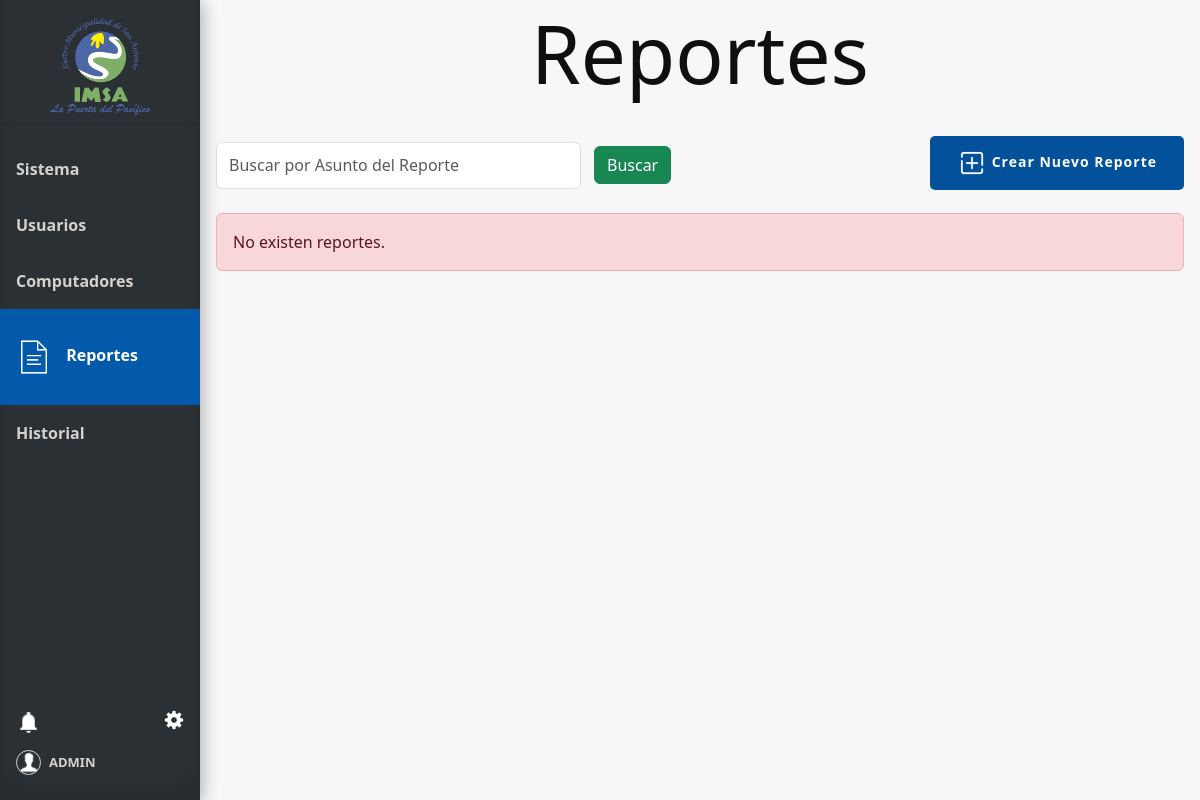
/reportes (signed in), run on an earlier commit of the app's database.
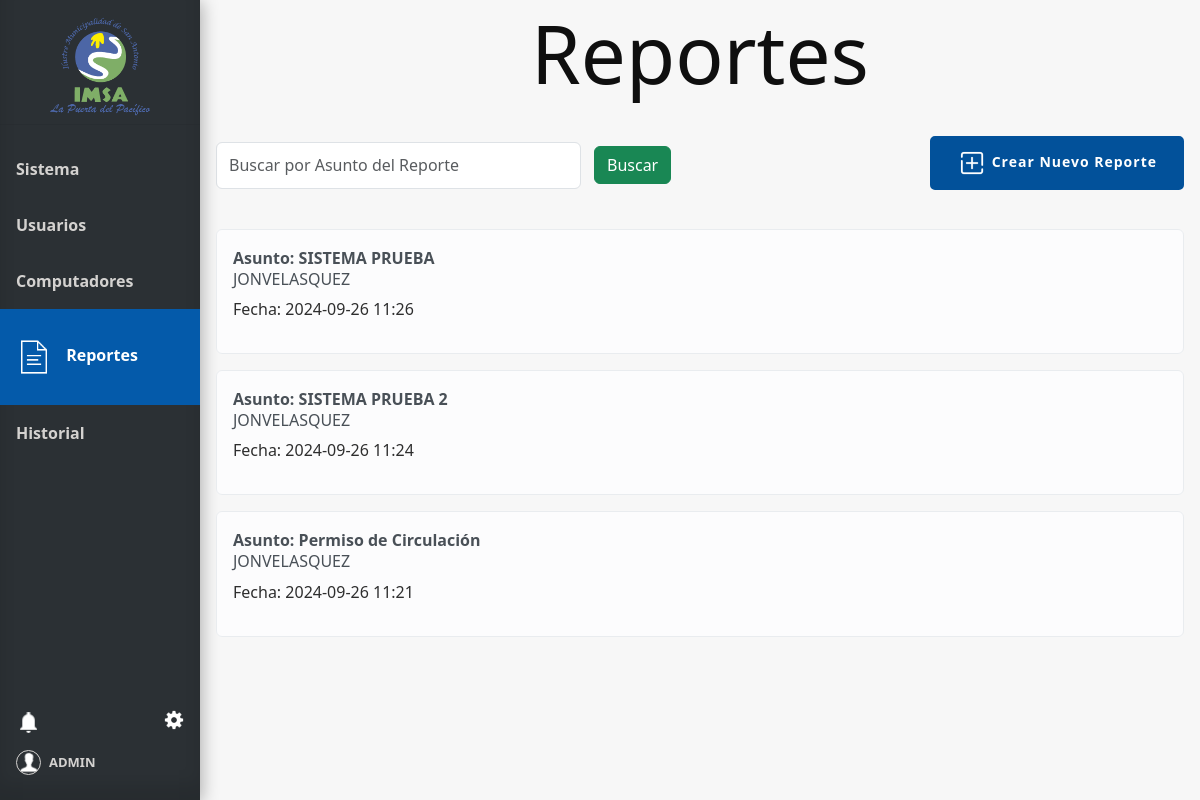
And on a later commit of the database.
### tables this page shows
CREATE TABLE Reportes (
    id_reporte INTEGER PRIMARY KEY AUTOINCREMENT,
    usuario_id INTEGER,
    asunto VARCHAR(100) NOT NULL,
    descripcion VARCHAR(300) NOT NULL,
    fecha TIMESTAMP DEFAULT CURRENT_TIMESTAMP,
    fecha_solucion TIMESTAMP,
    archivo VARCHAR,
    FOREIGN KEY (usuario_id) REFERENCES Usuario(Id_usuario)
);

CREATE TABLE Usuario (
    Id_usuario INTEGER PRIMARY KEY AUTOINCREMENT,
    Nombre_user VARCHAR(100),
    Email VARCHAR(100),
    Psw VARCHAR(100),
    id_tipo_usuario,
    FOREIGN KEY (id_tipo_usuario) REFERENCES Tipo_usuario(id_tipo_usuario)
);

### app.py (the view)
@app.route('/reportes', methods=['GET', 'POST'])
@login_required
def reportes():
    conn = get_db_connection()
    search = request.args.get('search')
    if search:
        query = '''SELECT Reportes.id_reporte, Reportes.asunto, Reportes.fecha, Reportes.fecha_solucion, Reportes.descripcion, Usuario.Nombre_user
                           FROM Reportes
                           INNER JOIN Usuario ON Usuario.id_usuario = Reportes.usuario_id WHERE asunto LIKE ? OR usuario_id LIKE ? ORDER BY fecha DESC'''
        reportes = conn.execute(query, ('%' + search + '%', '%' + search + '%')).fetchall()
    else:
        reportes = conn.execute('''
                           SELECT Reportes.id_reporte, Reportes.asunto, Reportes.fecha, Reportes.fecha_solucion, Reportes.descripcion, Usuario.Nombre_user
                           FROM Reportes
                           INNER JOIN Usuario ON Usuario.id_usuario = Reportes.usuario_id
                           ORDER BY fecha DESC
                           ''').fetchall()
    conn.close()
    user=current_user
    num_notificaciones_totales = get_total_notifications(user.id)
    info_notificaciones = get_info_notifications(user.id)
    return render_template('reportes.html', reportes=reportes,  user=user, num_notificaciones_totales=num_notificaciones_totales, info_notificaciones=info_notificaciones)

### app.py (called while the page is built)
@login_manager.user_loader
def load_user(user_id):
    return Usuario.get_by_id(user_id)

def get_db_connection():
    conn = sqlite3.connect('database.db')
    conn.row_factory = sqlite3.Row
    return conn

def get_total_notifications(user_id):
    conn = get_db_connection()
    total_notifications = conn.execute(
        'SELECT COUNT(*) FROM Notificaciones WHERE id_usuario = ?  AND leido = false',
        (user_id,)
    ).fetchone()[0]
    conn.close()
    return total_notifications

def get_info_notifications(user_id):
    conn = get_db_connection()
    info_notifiaciones= conn.execute(
        'SELECT * FROM Notificaciones WHERE id_usuario = ? ORDER BY id_notificacion DESC LIMIT 6',
        (user_id,)
    ).fetchall()
    conn.close()
    return info_notifiaciones

### model.py (called while the page is built)
def get_db_connection():
    conn = sqlite3.connect('database.db')
    conn.row_factory = sqlite3.Row
    return conn

### templates/reportes.html (shortened to what this page needs)
{% extends 'base.html' %}
{% block head %}
<link rel="stylesheet" href="{{ url_for('static', filename='css/style_reportes.css') }}">
{% endblock %}
{% block content %}
<h1 class="block-effect" style="--td:0.3s">
    <div class="block-reveal" style="--bc: #2b3034; --d: 0.5s">Reportes</div>
</h1>
<div class="head">
    <div class="filtros">
        <form method="get" action="{{ url_for('reportes') }}" id="filtro-form">
            <div class="filtro">
                <input class="form-control me-2" type="search" name="search"
                    placeholder="Buscar por Asunto del Reporte" aria-label="Search"
                    value="{{ request.args.get('search', '') }}">
                <button class="btn btn-success" type="submit">Buscar</button>
            </div>
        </form>
    </div>
    <div class="Botones_Reportes">
        <div class="reporte_2">
            <a href="{{ url_for('reporte_2') }}" class="button_slide slide_right">
                <img id="agregar" src="{{ url_for('static', filename='img/icon-agregar.png') }}" alt="icon-agregar"
                    width="30px">
                <b>Crear Nuevo Reporte</b>
            </a>
        </div>
    </div>
</div>
{% if reportes %}
<div class="mt-3">
    {% for reporte in reportes %}
    <div class="alert alert-light d-flex justify-content-between align-items-center" role="alert">
        <div class="listReport">
            <strong> <a href="{{ url_for('ver_reporte', id_reporte=reporte['id_reporte']) }}"  id="verReporte">Asunto: {{ reporte['asunto'] }}</a></strong>
            <h6>{{ reporte['Nombre_user'] }}</h6>
            <p>Fecha: {{ reporte['fecha'] }} </p>
        </div>
    </div>
    {% endfor %}
</div>
{% else %}
<div class="alert alert-danger" role="alert">
    No existen reportes.
</div>
{% endif %}
{% endblock %}

What changed in the data, as far as the page shows it:
added Reportes: asunto "SISTEMA PRUEBA", Nombre_user "JONVELASQUEZ", fecha "2024-09-26 11:26"
added Reportes: asunto "SISTEMA PRUEBA 2", Nombre_user "JONVELASQUEZ", fecha "2024-09-26 11:24"
added Reportes: asunto "Permiso de Circulación", Nombre_user "JONVELASQUEZ", fecha "2024-09-26 11:21"
Also different on the page:
text no longer shown: "No existen reportes."
